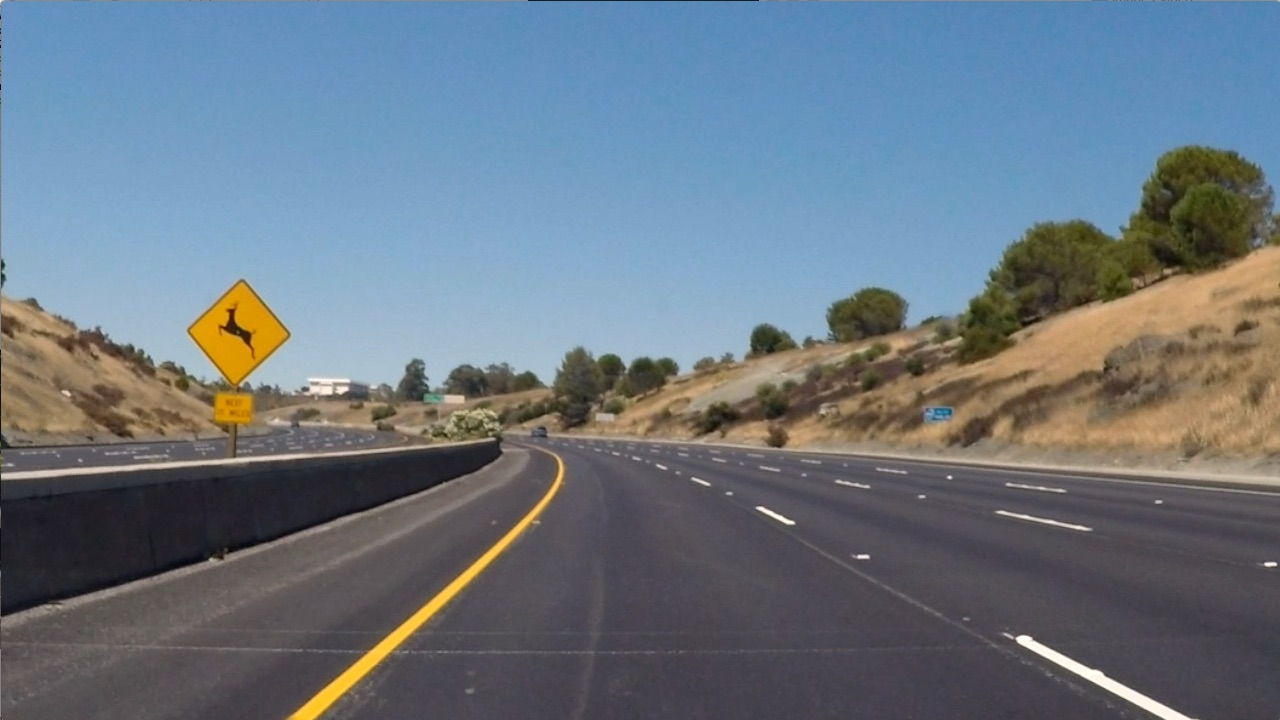
#> input picture Project_4/assets/test2.jpg, 1280 x 720 px
$ python -i helper.py   (imports and definitions only)   (older library calls are emulated)
#> lines starting #> are read from the running program, lines starting #| are printed output that depends on the picture; after the words box and inside, x2 and y2 are one past the last pixel; in counts of white or black regions, pixels touching at a corner belong together
import cv2
import numpy as np
from scipy import signal


def abs_sobel_thresh(img, orient='x', sobel_kernel=3, thresh=(0, 255)):
    # Apply the following steps to img
    # 1) Convert to grayscale
#> called with orient = 'x', sobel_kernel = 3, thresh = (150, 255)
    gray = cv2.cvtColor(img, cv2.COLOR_RGB2GRAY)
    # 2) Take the derivative in x or y given orient = 'x' or 'y'
    if orient == 'x':
        derivative = cv2.Sobel(gray, cv2.CV_64F, 1, 0)
    elif orient == 'y':
        derivative = cv2.Sobel(gray, cv2.CV_64F, 0, 1)
    else:
        print("Error: orient must be either x or y.")
        derivative = 0

    # 3) Take the absolute value of the derivative or gradient
    abs_derivative = np.absolute(derivative)

    # 4) Scale to 8-bit (0 - 255) then convert to type = np.uint8
    scaled_sobel = np.uint8(255 * abs_derivative / np.max(abs_derivative))

    # 5) Create a mask of 1's where the scaled gradient magnitude
    # is > thresh_min and < thresh_max
    # So there are 1s where #s are within our thresholds and 0s otherwise.
    grad_binary = np.zeros_like(scaled_sobel)
    grad_binary[(scaled_sobel >= thresh[0]) & (scaled_sobel <= thresh[1])] = 1

    # 6) Return this mask as your binary_output image
    return grad_binary


# [45 lines left out: functions mag_thresh, dir_threshold, not called in this run]


def mag_thresh(img, sobel_kernel=9, mag_thresh=(0, 255)):
    # Apply the following steps to img
    # 1) Convert to grayscale
    gray = cv2.cvtColor(img, cv2.COLOR_RGB2GRAY)

    # 2) Take the gradient in x and y separately
    sobelx = cv2.Sobel(gray, cv2.CV_64F, 1, 0)
    sobely = cv2.Sobel(gray, cv2.CV_64F, 0, 1)

    # 3) Calculate the magnitude
    abs_sobelxy = np.sqrt(sobelx ** 2 + sobely ** 2)

    # 5) Scale to 8-bit (0 - 255) and convert to type = np.uint8
    scaled_sobel = np.uint8(255 * abs_sobelxy / np.max(abs_sobelxy))

    # 6) Create a binary mask where mag thresholds are met
    mag_binary = np.zeros_like(scaled_sobel)
    mag_binary[(scaled_sobel >= mag_thresh[0]) & (scaled_sobel <= mag_thresh[1])] = 1

    # 7) Return this mask as your binary_output image
    return mag_binary


def dir_threshold(image, sobel_kernel=3, thresh=(0, np.pi / 2)):
    # Apply the following steps to img
    # 1) Convert to grayscale
    gray = cv2.cvtColor(image, cv2.COLOR_RGB2GRAY)

    # 2) Take the gradient in x and y separately
    sobelx = cv2.Sobel(gray, cv2.CV_64F, 1, 0, ksize=sobel_kernel)
    sobely = cv2.Sobel(gray, cv2.CV_64F, 0, 1, ksize=sobel_kernel)

    # 3) Take the absolute value of the x and y gradients
    abs_sobelx = np.absolute(sobelx)
    abs_sobely = np.absolute(sobely)

    # 4) Use np.arctan2(abs_sobely, abs_sobelx) to calculate the direction of the gradient
    abs_grad_dir = np.arctan2(abs_sobely, abs_sobelx)

    # 5) Create a binary mask where direction thresholds are met
    dir_binary = np.zeros_like(abs_grad_dir)
    dir_binary[(abs_grad_dir >= thresh[0]) & (abs_grad_dir <= thresh[1])] = 1

    # 6) Return this mask as your binary_output image
    return dir_binary


def apply_thresholds(image, ksize=3):
    # Apply each of the thresholding functions
    gradx = abs_sobel_thresh(image, orient='x', sobel_kernel=ksize, thresh=(150, 255))
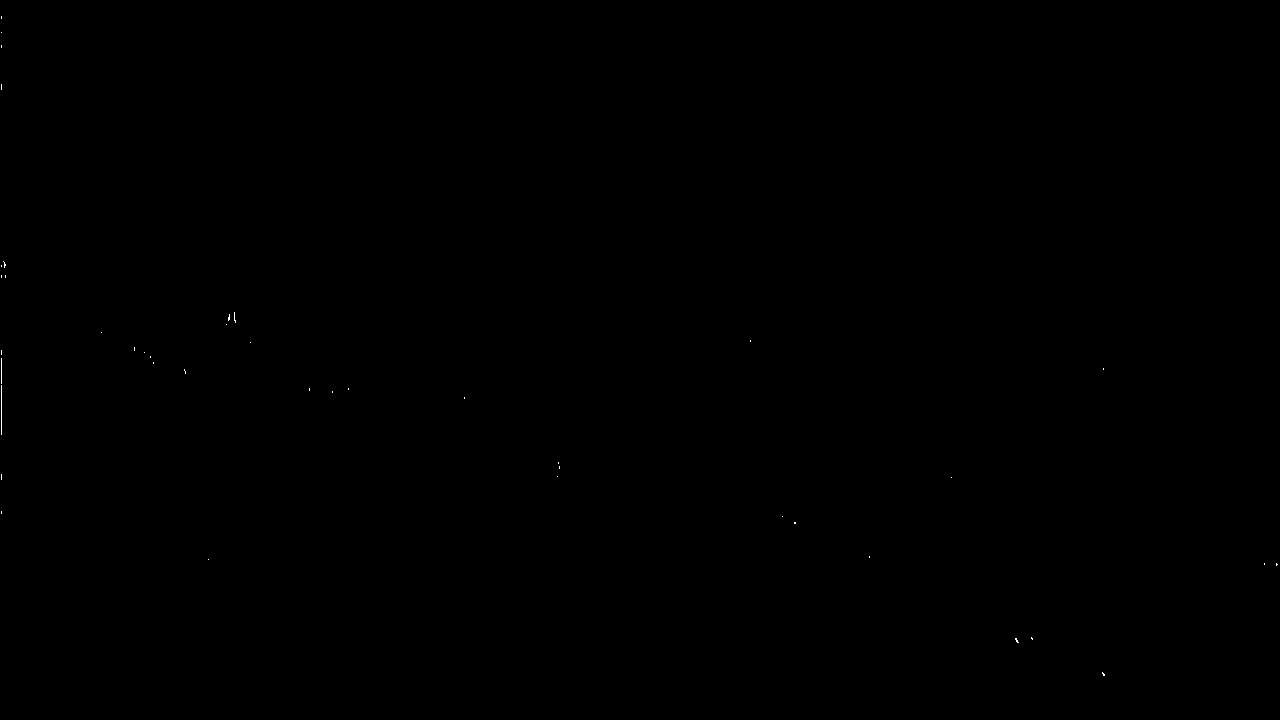
#> gradx: shape (720, 1280); values 0 (black) and 1 (white), 0.02% white in thin lines or dots
    grady = abs_sobel_thresh(image, orient='y', sobel_kernel=ksize, thresh=(70, 200))
#> grady: shape (720, 1280); values 0 (black) and 1 (white), 1.5% white in thin lines or dots
    mag_binary = mag_thresh(image, sobel_kernel=ksize, mag_thresh=(70, 255))
#> mag_binary: shape (720, 1280); values 0 (black) and 1 (white), 1.9% white in thin lines or dots
    dir_binary = dir_threshold(image, sobel_kernel=ksize, thresh=(0.1, 1.5))
#> in dir_threshold, `abs_grad_dir = np.arctan2(abs_sobely, abs_sobelx)`:
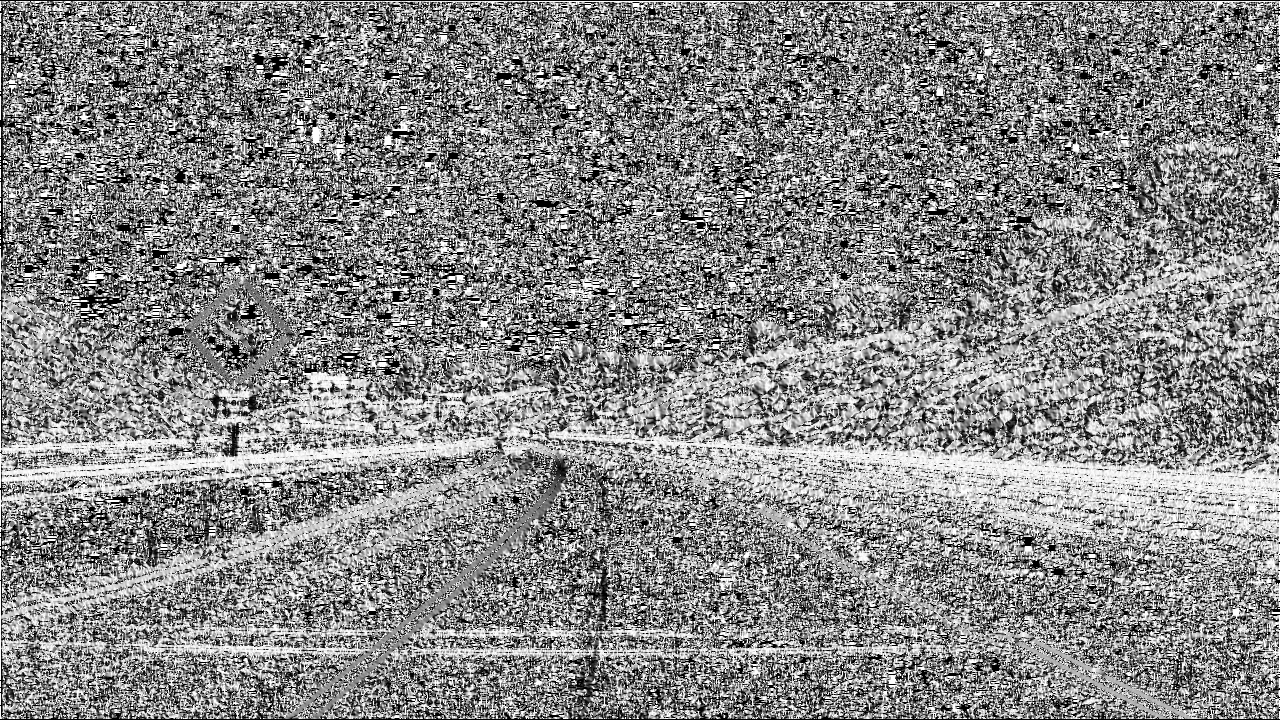
#> abs_grad_dir: shape (720, 1280) float64; min 0, max 1.57, mean 0.837; drawn with min black and max white
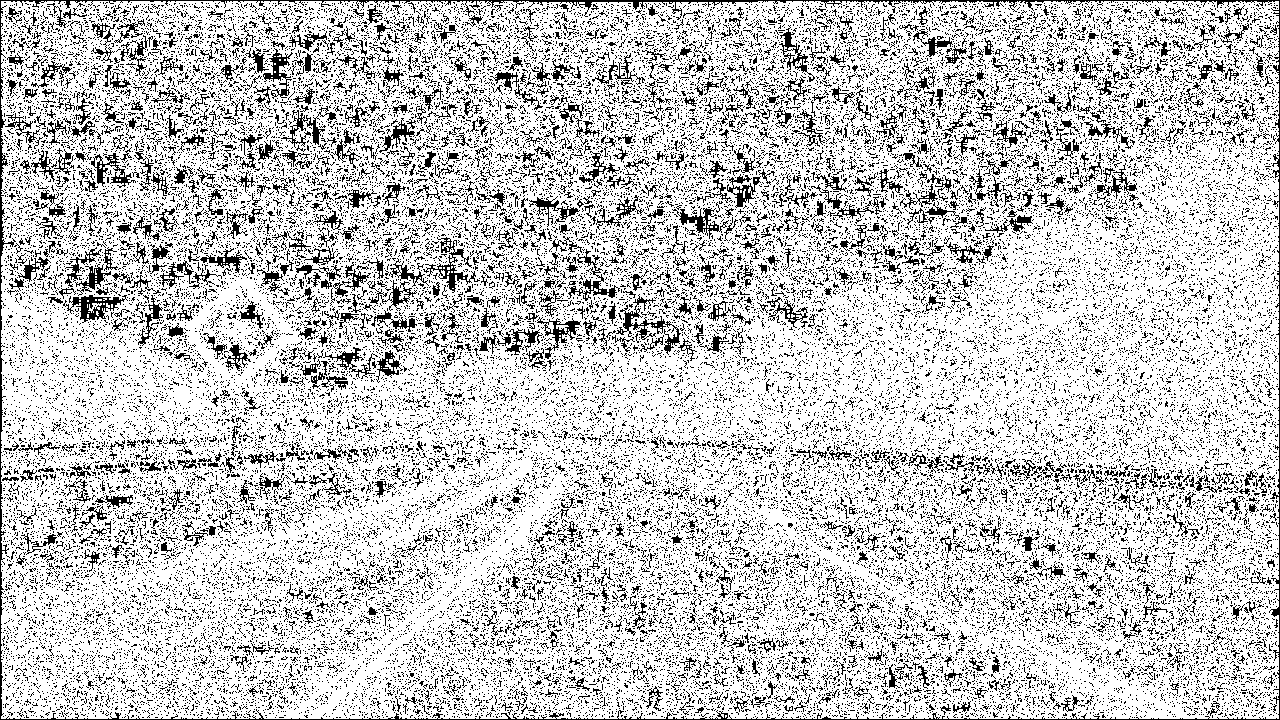
#> dir_binary: shape (720, 1280) float64; values 0 (black) and 1 (white), 78.6% white; black in thin lines or dots

    # Combine thresholds
    combined = np.zeros_like(dir_binary)
    combined[((gradx == 1) & (grady == 1)) | ((mag_binary == 1) & (dir_binary == 1))] = 1

    return combined


# [378 lines left out: functions apply_threshold_v2, region_of_interest, get_pixel_in_window, collapse_into_single_arrays, add_pixels_given_centres, histogram_pixels_v2 and 2 more, not called in this run]


def evaluate_poly(indep, poly_coeffs):
    return poly_coeffs[0] * indep ** 2 + poly_coeffs[1] * indep + poly_coeffs[2]


# [80 lines left out: functions highlight_lane_line_area, center, add_figures_to_image, plausible_curvature, plausible_continuation_of_traces, lane_poly and 1 more, not called in this run]

>>> import cv2
>>> picture = cv2.cvtColor(cv2.imread('assets/test2.jpg'), cv2.COLOR_BGR2RGB)
>>> result = apply_thresholds(picture)
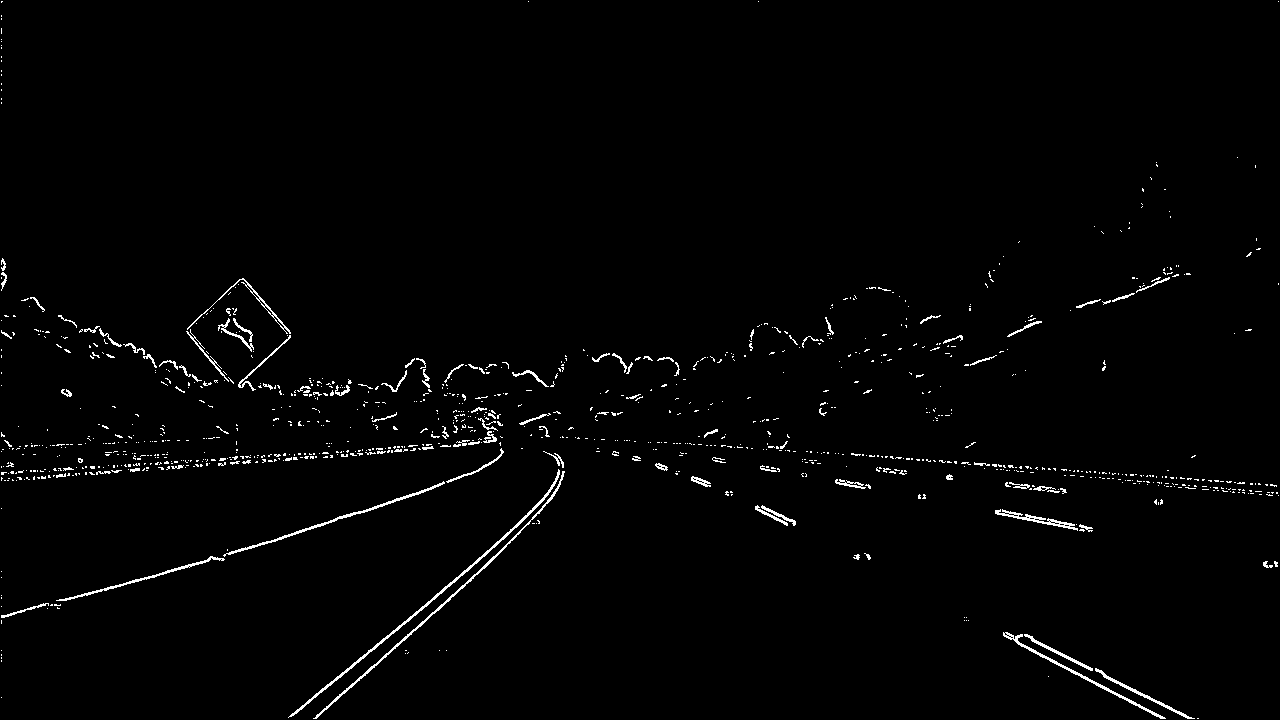
#> result: shape (720, 1280) float64; values 0 (black) and 1 (white), 1.5% white in thin lines or dots

$ run again, on Project_4/assets/test7.jpg
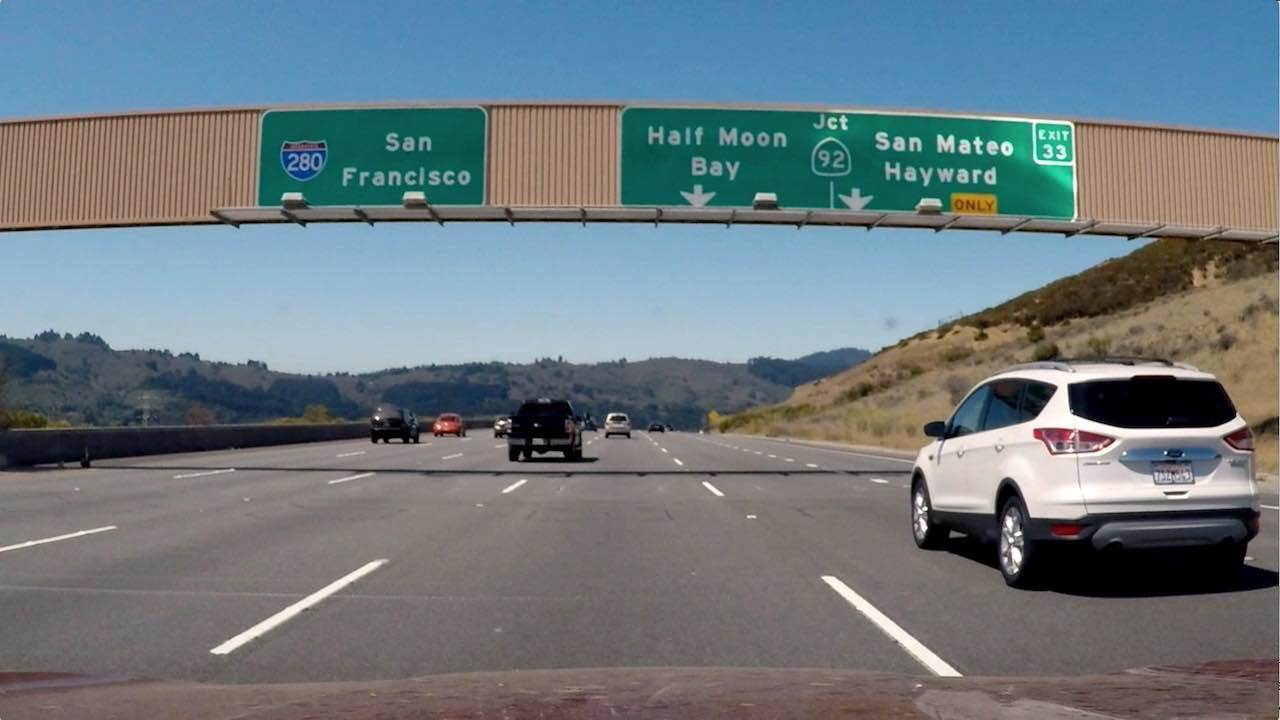
#> input picture Project_4/assets/test7.jpg, 1280 x 720 px
#> gradx: shape (720, 1280); values 0 (black) and 1 (white), 0.04% white in thin lines or dots, all inside (x1, y1, x2, y2) = (375, 125, 1279, 720)
#> in apply_thresholds, `grady = abs_sobel_thresh(image, orient='y', sobel_kernel=ksize, thresh..`:
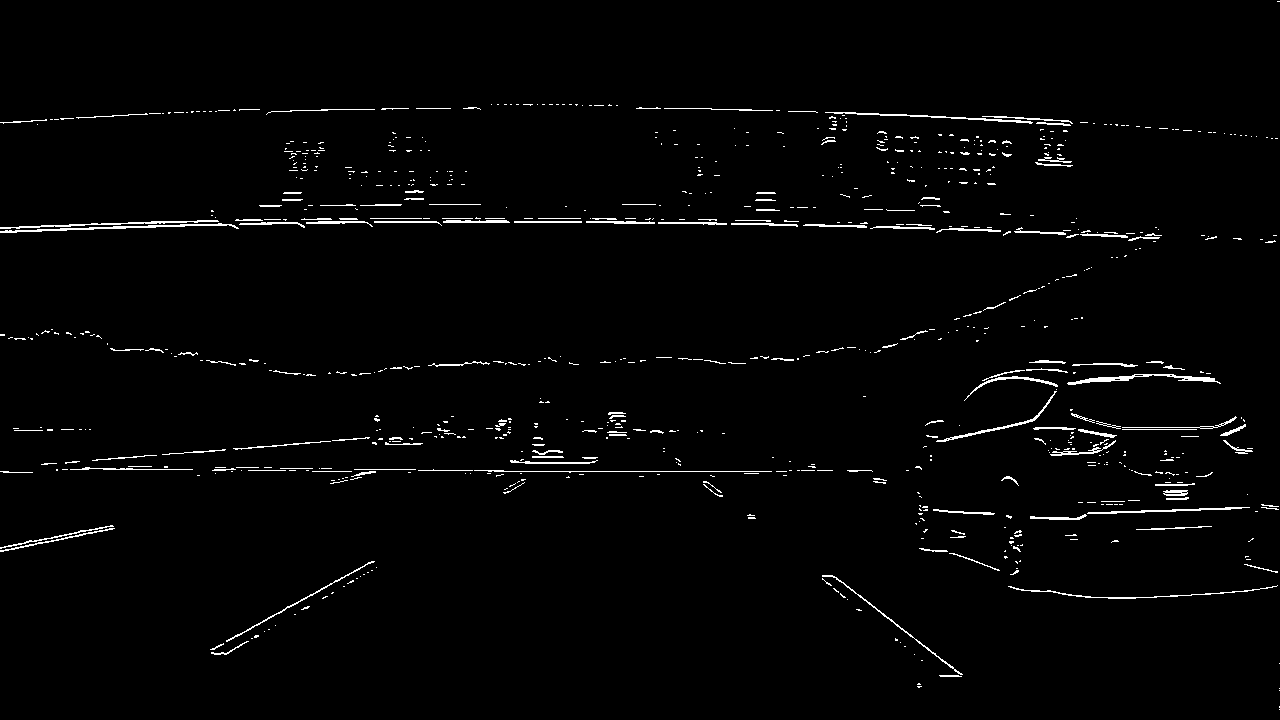
#> grady: shape (720, 1280); values 0 (black) and 1 (white), 1.8% white in thin lines or dots
#> mag_binary: shape (720, 1280); values 0 (black) and 1 (white), 2.6% white in thin lines or dots
#> dir_binary: shape (720, 1280) float64; values 0 (black) and 1 (white), 61.1% white; 26065 black regions (25374 under 20 px), largest, box (x1, y1, x2, y2) and area: (0, 0, 1280, 720) 217491, (1021, 526, 1273, 605) 9876, (1080, 364, 1232, 464) 6070
#> `result = apply_thresholds(picture)`:
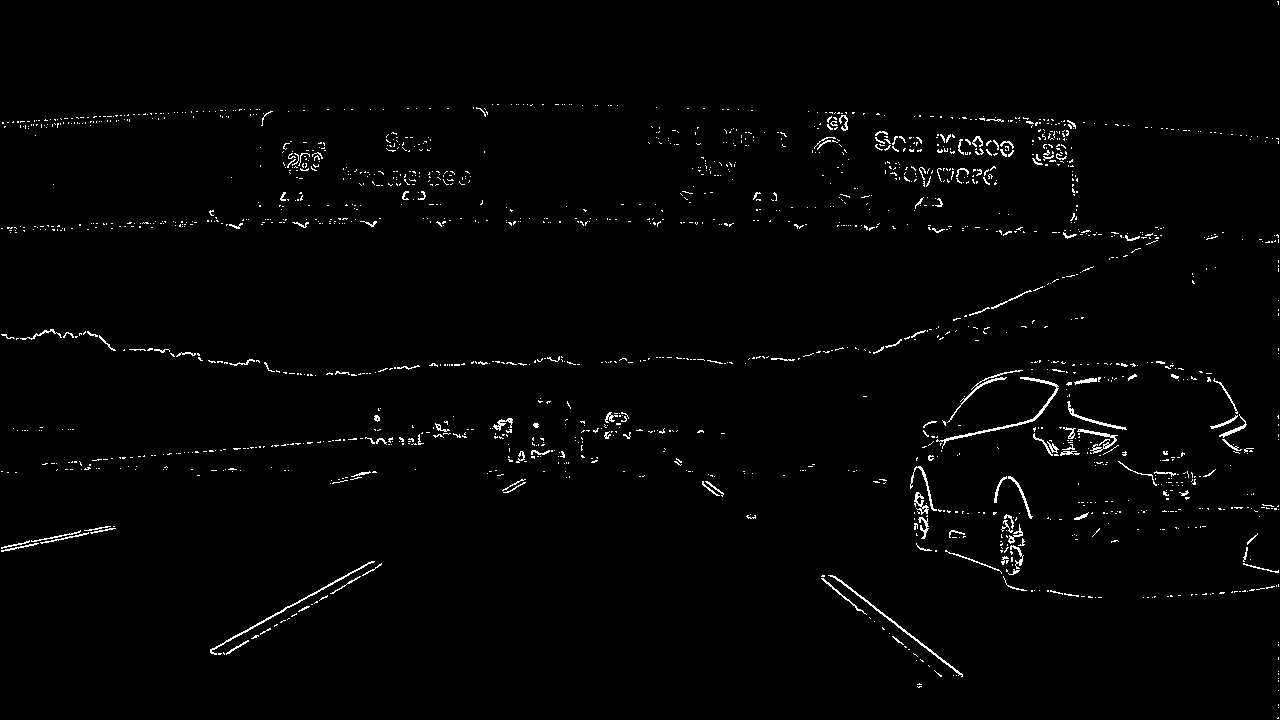
#> result: shape (720, 1280) float64; values 0 (black) and 1 (white), 1.5% white in thin lines or dots

$ run again, on Project_4/assets/car-nd.png
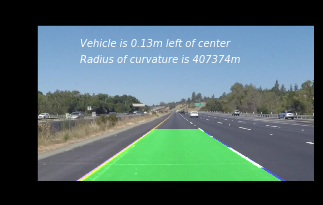
#> input picture Project_4/assets/car-nd.png, 323 x 205 px
#> in apply_thresholds, `gradx = abs_sobel_thresh(image, orient='x', sobel_kernel=ksize, thresh..`:
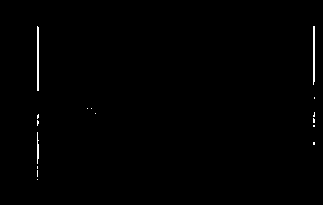
#> gradx: shape (205, 323); values 0 (black) and 1 (white), 0.53% white in thin lines or dots, all inside (x1, y1, x2, y2) = (37, 26, 315, 180)
#> grady: shape (205, 323); values 0 (black) and 1 (white), 3.1% white in thin lines or dots, all inside (x1, y1, x2, y2) = (38, 25, 314, 182)
#> mag_binary: shape (205, 323); values 0 (black) and 1 (white), 5.1% white in thin lines or dots, all inside (x1, y1, x2, y2) = (37, 25, 315, 182)
#> dir_binary: shape (205, 323) float64; values 0 (black) and 1 (white), 50.1% white; 1883 black regions (1815 under 20 px), largest, box (x1, y1, x2, y2) and area: (0, 0, 323, 205) 25006, (88, 59, 128, 86) 219, (143, 73, 159, 104) 168
#> `result = apply_thresholds(picture)`:
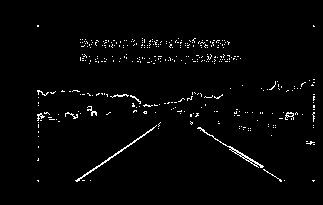
#> result: shape (205, 323) float64; values 0 (black) and 1 (white), 2.1% white in thin lines or dots, all inside (x1, y1, x2, y2) = (37, 25, 315, 182)
